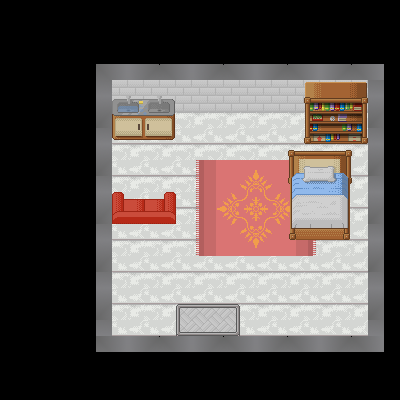

Tiled map render using the project's own tile images. Description and the whole map definition, tile-layer contents included, below:
An orthogonal 25x25 tile map with 16x16 px tiles, 3 tile layers (floor, tapis, elements) and 11 objects (8x collision, exit_house, spawn_house).

<map version="1.10" tiledversion="1.10.1" orientation="orthogonal" renderorder="right-down" width="25" height="25" tilewidth="16" tileheight="16" infinite="0" nextlayerid="5" nextobjectid="12">
 <tileset firstgid="1" source="house.tsx" />
 <layer id="1" name="floor" width="25" height="25">
  <data encoding="csv">
0,0,0,0,0,0,0,0,0,0,0,0,0,0,0,0,0,0,0,0,0,0,0,0,0,
0,0,0,0,0,0,0,0,0,0,0,0,0,0,0,0,0,0,0,0,0,0,0,0,0,
0,0,0,0,0,0,0,0,0,0,0,0,0,0,0,0,0,0,0,0,0,0,0,0,0,
0,0,0,0,0,0,0,0,0,0,0,0,0,0,0,0,0,0,0,0,0,0,0,0,0,
0,0,0,0,0,0,801,802,803,804,801,802,803,804,801,802,803,804,801,802,803,804,801,802,0,
0,0,0,0,0,0,831,17,18,17,18,17,18,17,18,17,18,17,18,17,18,17,18,831,0,
0,0,0,0,0,0,861,47,48,47,48,47,48,47,48,47,48,47,48,47,48,47,48,861,0,
0,0,0,0,0,0,891,14,15,14,15,14,15,14,15,14,15,14,15,14,15,14,15,891,0,
0,0,0,0,0,0,831,44,45,44,45,44,45,44,45,44,45,44,45,44,45,44,45,831,0,
0,0,0,0,0,0,861,14,15,14,15,14,15,14,15,14,15,14,15,14,15,14,15,861,0,
0,0,0,0,0,0,891,44,45,44,45,44,45,44,45,44,45,44,45,44,45,44,45,891,0,
0,0,0,0,0,0,831,14,15,14,15,14,15,14,15,14,15,14,15,14,15,14,15,831,0,
0,0,0,0,0,0,861,44,45,44,45,44,45,44,45,44,45,44,45,44,45,44,45,861,0,
0,0,0,0,0,0,891,14,15,14,15,14,15,14,15,14,15,14,15,14,15,14,15,891,0,
0,0,0,0,0,0,831,44,45,44,45,44,45,44,45,44,45,44,45,44,45,44,45,831,0,
0,0,0,0,0,0,861,14,15,14,15,14,15,14,15,14,15,14,15,14,15,14,15,861,0,
0,0,0,0,0,0,891,44,45,44,45,44,45,44,45,44,45,44,45,44,45,44,45,891,0,
0,0,0,0,0,0,831,14,15,14,15,14,15,14,15,14,15,14,15,14,15,14,15,831,0,
0,0,0,0,0,0,861,44,45,44,45,44,45,44,45,44,45,44,45,44,45,44,45,861,0,
0,0,0,0,0,0,891,14,15,14,15,14,15,14,15,14,15,14,15,14,15,14,15,891,0,
0,0,0,0,0,0,831,44,45,44,45,44,45,44,45,44,45,44,45,44,45,44,45,831,0,
0,0,0,0,0,0,801,802,803,804,801,802,803,804,801,802,803,804,801,802,803,804,801,802,0,
0,0,0,0,0,0,0,0,0,0,0,0,0,0,0,0,0,0,0,0,0,0,0,0,0,
0,0,0,0,0,0,0,0,0,0,0,0,0,0,0,0,0,0,0,0,0,0,0,0,0,
0,0,0,0,0,0,0,0,0,0,0,0,0,0,0,0,0,0,0,0,0,0,0,0,0
</data>
 </layer>
 <layer id="3" name="tapis" width="25" height="25">
  <data encoding="csv">
0,0,0,0,0,0,0,0,0,0,0,0,0,0,0,0,0,0,0,0,0,0,0,0,0,
0,0,0,0,0,0,0,0,0,0,0,0,0,0,0,0,0,0,0,0,0,0,0,0,0,
0,0,0,0,0,0,0,0,0,0,0,0,0,0,0,0,0,0,0,0,0,0,0,0,0,
0,0,0,0,0,0,0,0,0,0,0,0,0,0,0,0,0,0,0,0,0,0,0,0,0,
0,0,0,0,0,0,0,0,0,0,0,0,0,0,0,0,0,0,0,0,0,0,0,0,0,
0,0,0,0,0,0,0,0,0,0,0,0,0,0,0,0,0,0,0,0,0,0,0,0,0,
0,0,0,0,0,0,0,0,0,0,0,0,0,0,0,0,0,0,0,0,0,0,0,0,0,
0,0,0,0,0,0,0,0,0,0,0,0,0,0,0,0,0,0,0,0,0,0,0,0,0,
0,0,0,0,0,0,0,0,0,0,0,0,0,0,0,0,0,0,0,0,0,0,0,0,0,
0,0,0,0,0,0,0,0,0,0,0,0,0,0,0,0,0,0,0,0,0,0,0,0,0,
0,0,0,0,0,0,0,0,0,0,0,0,433,434,435,436,437,438,439,440,0,0,0,0,0,
0,0,0,0,0,0,0,0,0,0,0,0,463,464,465,466,467,468,469,470,0,0,0,0,0,
0,0,0,0,0,0,0,0,0,0,0,0,493,494,495,496,497,498,499,500,0,0,0,0,0,
0,0,0,0,0,0,0,0,0,0,0,0,523,524,525,526,527,528,529,530,0,0,0,0,0,
0,0,0,0,0,0,0,0,0,0,0,0,553,554,555,556,557,558,559,560,0,0,0,0,0,
0,0,0,0,0,0,0,0,0,0,0,0,583,584,585,586,587,588,589,590,0,0,0,0,0,
0,0,0,0,0,0,0,0,0,0,0,0,0,0,0,0,0,0,0,0,0,0,0,0,0,
0,0,0,0,0,0,0,0,0,0,0,0,0,0,0,0,0,0,0,0,0,0,0,0,0,
0,0,0,0,0,0,0,0,0,0,0,0,0,0,0,0,0,0,0,0,0,0,0,0,0,
0,0,0,0,0,0,0,0,0,0,0,0,0,0,0,0,0,0,0,0,0,0,0,0,0,
0,0,0,0,0,0,0,0,0,0,0,0,0,0,0,0,0,0,0,0,0,0,0,0,0,
0,0,0,0,0,0,0,0,0,0,0,0,0,0,0,0,0,0,0,0,0,0,0,0,0,
0,0,0,0,0,0,0,0,0,0,0,0,0,0,0,0,0,0,0,0,0,0,0,0,0,
0,0,0,0,0,0,0,0,0,0,0,0,0,0,0,0,0,0,0,0,0,0,0,0,0,
0,0,0,0,0,0,0,0,0,0,0,0,0,0,0,0,0,0,0,0,0,0,0,0,0
</data>
 </layer>
 <layer id="2" name="elements" width="25" height="25">
  <data encoding="csv">
0,0,0,0,0,0,0,0,0,0,0,0,0,0,0,0,0,0,0,0,0,0,0,0,0,
0,0,0,0,0,0,0,0,0,0,0,0,0,0,0,0,0,0,0,0,0,0,0,0,0,
0,0,0,0,0,0,0,0,0,0,0,0,0,0,0,0,0,0,0,0,0,0,0,0,0,
0,0,0,0,0,0,0,0,0,0,0,0,0,0,0,0,0,0,0,0,0,0,0,0,0,
0,0,0,0,0,0,0,0,0,0,0,0,0,0,0,0,0,0,0,0,0,0,0,0,0,
0,0,0,0,0,0,0,0,0,0,0,0,0,0,0,0,0,0,0,195,196,197,198,0,0,
0,0,0,0,0,0,0,219,220,221,222,0,0,0,0,0,0,0,0,225,226,227,228,0,0,
0,0,0,0,0,0,0,249,250,251,252,0,0,0,0,0,0,0,0,255,256,257,258,0,0,
0,0,0,0,0,0,0,279,280,281,282,0,0,0,0,0,0,0,0,285,286,287,288,0,0,
0,0,0,0,0,0,0,0,0,0,0,0,0,0,0,0,0,0,207,208,209,210,0,0,0,
0,0,0,0,0,0,0,0,0,0,0,0,0,0,0,0,0,0,237,238,239,240,0,0,0,
0,0,0,0,0,0,0,0,0,0,0,0,0,0,0,0,0,0,267,268,269,270,0,0,0,
0,0,0,0,0,0,0,387,388,389,390,0,0,0,0,0,0,0,297,298,299,300,0,0,0,
0,0,0,0,0,0,0,417,418,419,420,0,0,0,0,0,0,0,327,328,329,330,0,0,0,
0,0,0,0,0,0,0,0,0,0,0,0,0,0,0,0,0,0,357,358,359,360,0,0,0,
0,0,0,0,0,0,0,0,0,0,0,0,0,0,0,0,0,0,0,0,0,0,0,0,0,
0,0,0,0,0,0,0,0,0,0,0,0,0,0,0,0,0,0,0,0,0,0,0,0,0,
0,0,0,0,0,0,0,0,0,0,0,0,0,0,0,0,0,0,0,0,0,0,0,0,0,
0,0,0,0,0,0,0,0,0,0,0,0,0,0,0,0,0,0,0,0,0,0,0,0,0,
0,0,0,0,0,0,0,0,0,0,0,63,64,65,66,0,0,0,0,0,0,0,0,0,0,
0,0,0,0,0,0,0,0,0,0,0,93,94,95,96,0,0,0,0,0,0,0,0,0,0,
0,0,0,0,0,0,0,0,0,0,0,0,0,0,0,0,0,0,0,0,0,0,0,0,0,
0,0,0,0,0,0,0,0,0,0,0,0,0,0,0,0,0,0,0,0,0,0,0,0,0,
0,0,0,0,0,0,0,0,0,0,0,0,0,0,0,0,0,0,0,0,0,0,0,0,0,
0,0,0,0,0,0,0,0,0,0,0,0,0,0,0,0,0,0,0,0,0,0,0,0,0
</data>
 </layer>
 <objectgroup id="4" name="objects">
  <object id="1" type="collision" x="100.79" y="69.1815" width="12.5242" height="280.304" />
  <object id="2" x="98.4047" y="69.7778" width="0.596392" height="11.3314" />
  <object id="3" type="collision" x="97.2119" y="85.284" width="286.268" height="28.0304" />
  <object id="4" type="collision" x="369.167" y="107.351" width="13.1206" height="243.328" />
  <object id="5" type="collision" x="97.2119" y="338.154" width="275.533" height="10.7351" />
  <object id="6" type="collision" x="114.507" y="195.617" width="60.2356" height="27.434" />
  <object id="7" type="collision" x="289.25" y="152.08" width="61.4284" height="88.266" />
  <object id="8" type="collision" x="304.16" y="111.525" width="63.2175" height="33.3979" />
  <object id="9" type="collision" x="113.314" y="112.718" width="62.0248" height="29.8196" />
  <object id="10" name="exit_house" x="177.725" y="305.353" width="60.2356" height="31.0124" />
  <object id="11" name="spawn_house" x="265.991" y="288.057">
   <point />
  </object>
 </objectgroup>
</map>
